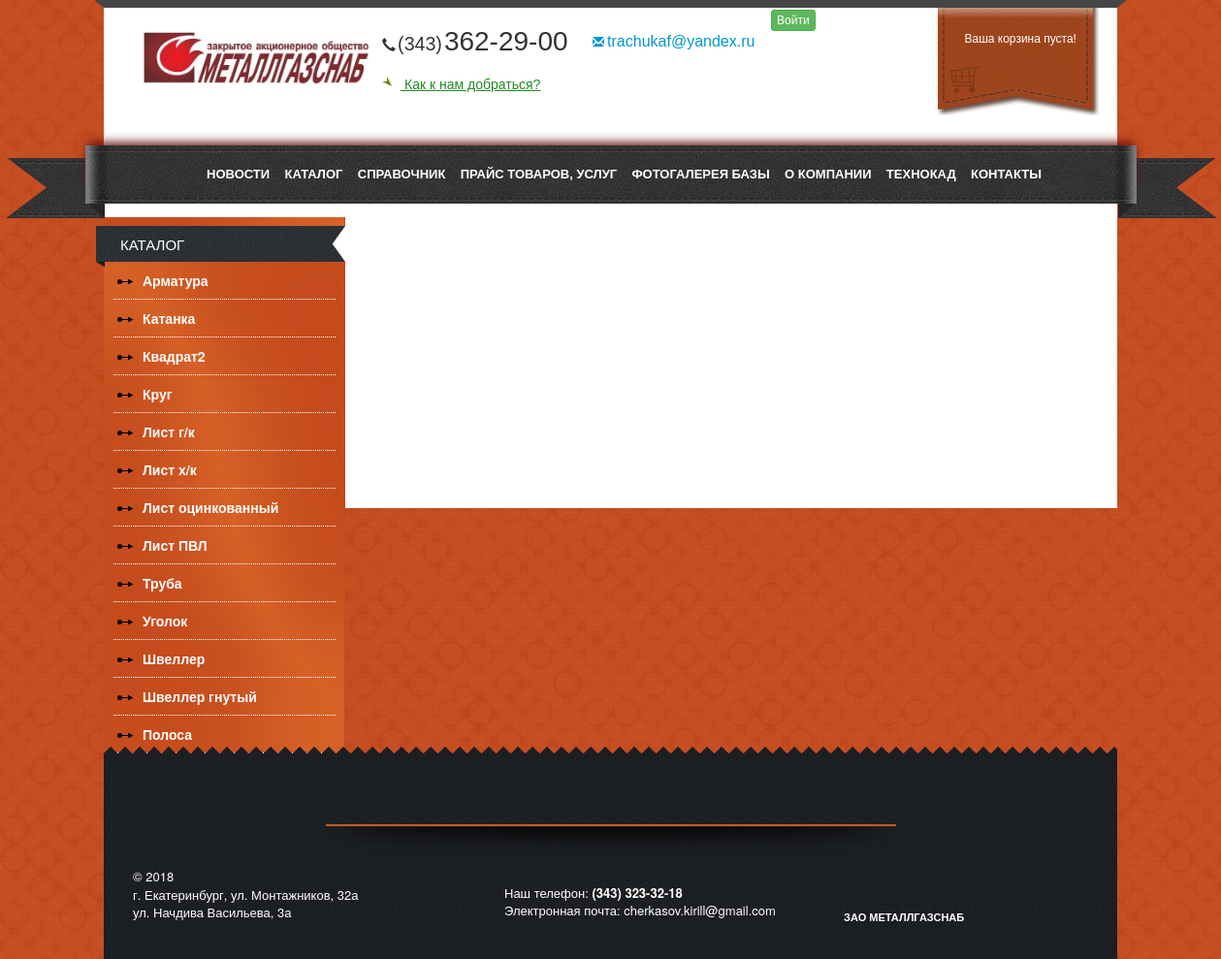
The page / on the database its author committed.
### mainapp/models.py (models this page shows, shortened)
class TopMenu(models.Model):
    name = models.CharField(max_length=32)
    slug = models.SlugField(unique=True)
    visible = models.BooleanField(default=True)
    content = models.TextField(blank=True, null=True)

class Organization(models.Model):
    logo = models.ImageField(upload_to='logo')
    phone = models.CharField(max_length=64, blank=True, null=True)
    phone_prefix = models.CharField(max_length=10, blank=True, null=True)
    email = models.CharField(max_length=256, blank=True, null=True)
    contact_text = models.CharField(max_length=128, blank=True, null=True)
    footer_email = models.EmailField(blank=True, null=True)
    footer_desc = models.TextField(blank=True, null=True)
    footer_phone = models.CharField(max_length=64, blank=True, null=True)
    name = models.CharField(max_length=64, blank=True, null=True)

class Category(models.Model):
    name = models.CharField(max_length=128, unique=True, verbose_name="Наименование")
    desc = HTMLField(blank=True, null=True, verbose_name="Описание")
    image = models.ImageField(upload_to='category', blank=True, null=True, verbose_name="Изображение")
    related = models.ManyToManyField('self', blank=True, null=True, verbose_name="Сопутствующие категории")

### mainapp/views.py (the view)
# urls.py: path('', index),
def index(request):
    context = get_common_context()
    return render(request, 'index.html', context)

### mainapp/views.py (called while the page is built)
def get_common_context():
    categories = Category.objects.all()
    menu_list = TopMenu.objects.all()
    organization = Organization.objects.all()[0]
    return {'organization': organization, 'menu_list': menu_list, 'categories': categories}

### templates/index.html
{% extends 'base.html' %}
{% load staticfiles %}

### templates/base.html (shortened to what this page needs)
{% load staticfiles %}
<!DOCTYPE html>
<html lang="en">
<head>
    {% block styles %}
        <link rel="stylesheet" href="{% static "css/base.css" %}"/>
        <link rel="stylesheet" href="{% static "css/bootstrap.min.css" %}"/>
    {% endblock %}
</head>
<body>
<div class="wrap">
    <div class="header">
        <div class="header-topper">
            <span class="lside"></span>
            <span class="rside"></span>
        </div>
        <div class="main_menu">
            <div class="bg">
                <span class="lside"></span>
                <div class="aligner">
                    <ul>
                        {% for menu in menu_list %}
                            <li>
                                <a href="/{{ menu.slug }}/">{{ menu.name|upper }}</a>
                            </li>
                        {% endfor %}
                    </ul>
                </div>
                <span class="rside"></span>
            </div>
        </div>
        <div class="aligner">
            <div class="bg">
                <div class="header-blocks">
                    <div class="item first">
                            <span>
                                <div class="logo">
                                    <a href="/">
                                        <img alt="MGS" src="{{ organization.logo.url }}"/>
                                    </a>
                                </div>
                            </span>
                    </div>
                    <div class="item second">
                            <span>
                                <div class="head-text">
                                    <span class="glyphicon glyphicon-earphone"></span><span>({{ organization.phone_prefix }})</span>{{ organization.phone }}
                                </div>
                                <br/>
                                <div>
                                    <a href="/contact/">
                                        <i class="ico ico-navigate"></i>
                                        {{ organization.contact_text|capfirst }}
                                    </a>
                                </div>
                            </span>
                    </div>
                    <div class="item third">
                            <span>
                                <div class="email">
                                    <a class="blue" href="mailto:{{ organization.email }}">
                                        <span class="glyphicon glyphicon-envelope"
                                              style="font-size: 12px; margin-right: 3px;"></span>{{ organization.email }}
                                    </a>
                                </div>
                            </span>
                    </div>
                    <div class="item fourth" style="width: 264px">
                        {% if not user.is_authenticated %}
                            <a href="/user/login/">
                                <button type="button" id="login" class="btn btn-success btn-xs">
                                    Войти
                                </button>
                            </a>
                        {% endif %}
                    </div>
                    <div class="item last" id="header-card">
                            <span style="padding-left: 15px;">
                                <div class="box cart_box">
                                    <div class="basket">
                                        Ваша корзина пуста!
                                    </div>
                                </div>
                            </span>
                    </div>
                </div>
            </div>
        </div>
    </div>
    <div class="bgr">
        <div class="aligner">
            <div class="main">
                <aside class="left">
                    <div class="box catalog">
                        <div class="title">
                            <span><a href="/catalog/">Каталог</a></span>
                        </div>
                        <div class="inner">
                            <ul class="menu">
                                {% for category in categories %}
                                    <li><span><a
                                            href="/category/{{ category.id }}">{{ category.name | capfirst }}</a></span>
                                    </li>
                                {% endfor %}
                            </ul>
                        </div>
                    </div>
                </aside>
            </div>
        </div>
    </div>
    <div class="spacer"></div>
    <div class="footer">
        <div class="bgr">
            <div class="inner">
                <div class="aligner">
                    <div class="shadow"></div>
                    <div class="footer-left">&copy; {% now "Y" %}<br/>{{ organization.footer_desc|safe }}</div>
                    <div class="footer-center">Наш телефон:
                        <b>({{ organization.phone_prefix }}) {{ organization.footer_phone }}</b><br/>
                        Электронная почта: <a
                                href="mailto:{{ organization.footer_email }}">{{ organization.footer_email }}</a>
                    </div>
                    <div class="footer-sticker"></div>
                    <div class="footer-create"><b><a href="/">{{ organization.name | upper }}</a></b>
                    </div>
                </div>
            </div>
        </div>
    </div>
</div>
</body>
</html>

### rows shown on the page
TopMenu: name "НОВОСТИ"
TopMenu: name "КАТАЛОГ"
TopMenu: name "СПРАВОЧНИК"
TopMenu: name "ПРАЙС ТОВАРОВ, УСЛУГ"
TopMenu: name "ФОТОГАЛЕРЕЯ БАЗЫ"
TopMenu: name "О КОМПАНИИ"
TopMenu: name "ТЕХНОКАД"
TopMenu: name "КОНТАКТЫ"
Organization: logo (picture), phone_prefix "343", phone "362-29-00", contact_text "Как к нам добраться?", email "trachukaf@yandex.ru", footer_desc "г. Екатеринбург, ул. Монтажников, 32а ул. Начдива Васильева, 3а", footer_phone "323-32-18", footer_email "cherkasov.kirill@gmail.com", name "ЗАО МЕТАЛЛГАЗСНАБ"
Category: name "Арматура"
Category: name "Катанка"
Category: name "Квадрат2"
Category: name "Круг"
Category: name "Лист г/к"
Category: name "Лист х/к"
Category: name "Лист оцинкованный"
Category: name "Лист ПВЛ"
Category: name "Труба"
Category: name "Уголок"
Category: name "Швеллер"
Category: name "Швеллер гнутый"
Category: name "Полоса"
